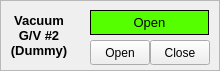
  <widget class="QFrame" name="frame_9" >
   <property name="geometry" >
    <rect>
     <x>220</x>
     <y>10</y>
     <width>220</width>
     <height>71</height>
    </rect>
   </property>
   <property name="frameShape" >
    <enum>QFrame::StyledPanel</enum>
   </property>
   <property name="frameShadow" >
    <enum>QFrame::Raised</enum>
   </property>
   <widget class="QLabel" name="lbVC2_1" >
    <property name="geometry" >
     <rect>
      <x>0</x>
      <y>10</y>
      <width>78</width>
      <height>51</height>
     </rect>
    </property>
    <property name="font" >
     <font>
      <pointsize>10</pointsize>
      <weight>75</weight>
      <bold>true</bold>
     </font>
    </property>
    <property name="frameShape" >
     <enum>QFrame::NoFrame</enum>
    </property>
    <property name="frameShadow" >
     <enum>QFrame::Raised</enum>
    </property>
    <property name="text" >
     <string>Vacuum
G/V #2
(Dummy)</string>
    </property>
    <property name="alignment" >
     <set>Qt::AlignCenter</set>
    </property>
   </widget>
   <widget class="CAPushButton" name="capbVC2_1" >
    <property name="geometry" >
     <rect>
      <x>90</x>
      <y>40</y>
      <width>60</width>
      <height>25</height>
     </rect>
    </property>
    <property name="text" >
     <string>Open</string>
    </property>
    <property name="buttonType" >
     <enum>CAPushButton::PulseButton</enum>
    </property>
    <property name="pvname" >
     <string>EC1_ECMD_DUMVAV_OPEN_ON</string>
    </property>
    <property name="truelabel" >
     <string>Open</string>
    </property>
    <property name="falselabel" >
     <string>Open</string>
    </property>
    <property name="selColor" >
     <color>
      <red>0</red>
      <green>170</green>
      <blue>0</blue>
     </color>
    </property>
    <property name="selTColor" >
     <color>
      <red>0</red>
      <green>0</green>
      <blue>0</blue>
     </color>
    </property>
   </widget>
   <widget class="CAPushButton" name="capbVC2_2" >
    <property name="geometry" >
     <rect>
      <x>150</x>
      <y>40</y>
      <width>60</width>
      <height>25</height>
     </rect>
    </property>
    <property name="text" >
     <string>Close</string>
    </property>
    <property name="buttonType" >
     <enum>CAPushButton::PulseButton</enum>
    </property>
    <property name="pvname" >
     <string>EC1_ECMD_DUMVAV_OPEN_OFF</string>
    </property>
    <property name="truelabel" >
     <string>Close</string>
    </property>
    <property name="falselabel" >
     <string>Close</string>
    </property>
    <property name="selColor" >
     <color>
      <red>255</red>
      <green>0</green>
      <blue>0</blue>
     </color>
    </property>
    <property name="selTColor" >
     <color>
      <red>255</red>
      <green>255</green>
      <blue>255</blue>
     </color>
    </property>
   </widget>
   <widget class="CALabel" name="calbVGV2" >
    <property name="geometry" >
     <rect>
      <x>90</x>
      <y>10</y>
      <width>119</width>
      <height>25</height>
     </rect>
    </property>
    <property name="palette" >
     <palette>
      <active>
       <colorrole role="Window" >
        <brush brushstyle="SolidPattern" >
         <color alpha="255" >
          <red>85</red>
          <green>255</green>
          <blue>0</blue>
         </color>
        </brush>
       </colorrole>
      </active>
      <inactive>
       <colorrole role="Window" >
        <brush brushstyle="SolidPattern" >
         <color alpha="255" >
          <red>85</red>
          <green>255</green>
          <blue>0</blue>
         </color>
        </brush>
       </colorrole>
      </inactive>
      <disabled>
       <colorrole role="Window" >
        <brush brushstyle="SolidPattern" >
         <color alpha="255" >
          <red>239</red>
          <green>239</green>
          <blue>239</blue>
         </color>
        </brush>
       </colorrole>
      </disabled>
     </palette>
    </property>
    <property name="font" >
     <font>
      <pointsize>10</pointsize>
     </font>
    </property>
    <property name="autoFillBackground" >
     <bool>true</bool>
    </property>
    <property name="frameShape" >
     <enum>QFrame::Box</enum>
    </property>
    <property name="text" >
     <string>Open</string>
    </property>
    <property name="alignment" >
     <set>Qt::AlignCenter</set>
    </property>
    <property name="pvname" >
     <string/>
    </property>
    <property name="cmode" stdset="0" >
     <enum>CALabel::Alarm</enum>
    </property>
    <property name="fillcol" stdset="0" >
     <color>
      <red>85</red>
      <green>255</green>
      <blue>0</blue>
     </color>
    </property>
    <property name="truelabel" >
     <string>Pump On</string>
    </property>
    <property name="falselabel" >
     <string>Pump Off</string>
    </property>
   </widget>
   <widget class="CADisplayer" name="cadpVGV2" >
    <property name="geometry" >
     <rect>
      <x>10</x>
      <y>0</y>
      <width>60</width>
      <height>25</height>
     </rect>
    </property>
    <property name="nuformat" stdset="0" >
     <enum>CADisplayer::Integer</enum>
    </property>
    <property name="pvname" >
     <string>EC1_VAC_GTV_DUMS</string>
    </property>
    <property name="lineWidth" stdset="0" >
     <number>1</number>
    </property>
    <property name="fillcol" stdset="0" >
     <color>
      <red>255</red>
      <green>255</green>
      <blue>0</blue>
     </color>
    </property>
   </widget>
  </widget>
